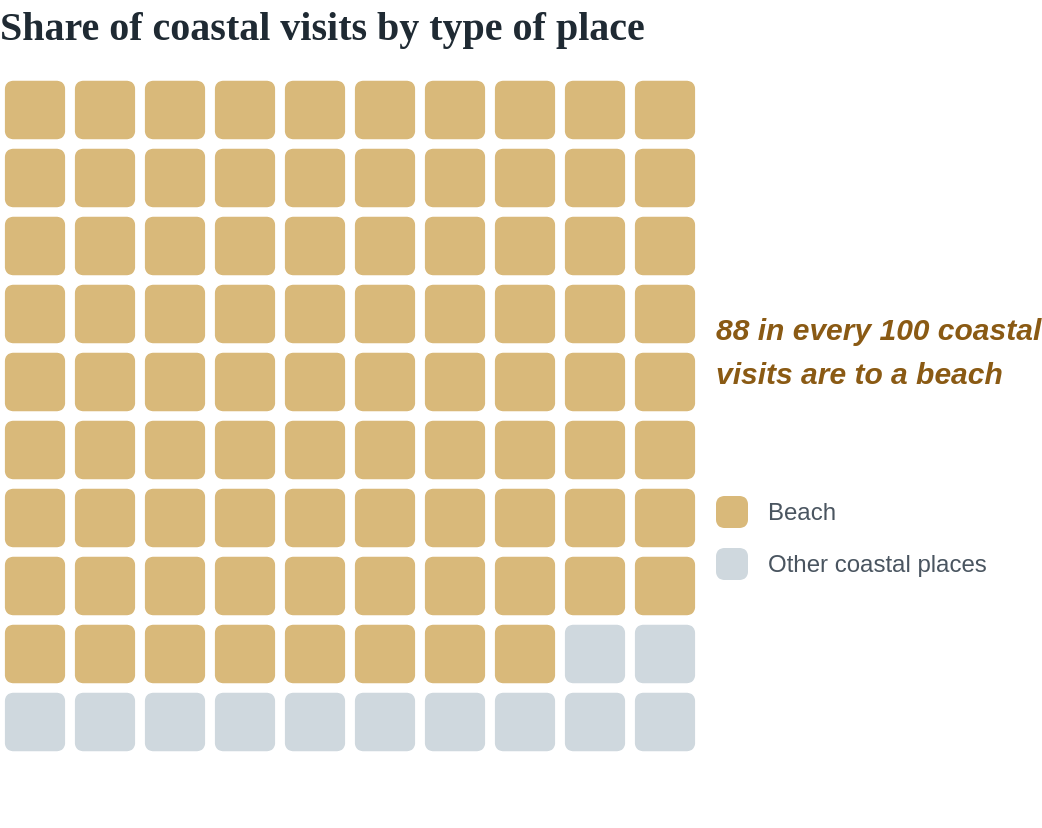

The Vega-Lite source for this figure:
### Vega-Lite specification from a JSON file in a GitHub repository (floating-point values rounded to 4 significant figures)
{"$schema": "https://vega.github.io/schema/vega-lite/v5.json", "title": {"text": "Share of coastal visits by type of place", "anchor": "start", "font": "Fraunces", "fontSize": 20, "fontWeight": 600, "color": "#1f2a33", "offset": 14}, "background": null, "padding": {"left": 0, "right": 0, "top": 4, "bottom": 4}, "spacing": 8, "hconcat": [{"width": 350, "height": 340, "data": {"sequence": {"start": 0, "stop": 100, "as": "i"}}, "transform": [{"calculate": "datum.i % 10", "as": "col"}, {"calculate": "floor(datum.i / 10)", "as": "row"}, {"calculate": "datum.i < 88 ? 'Beach' : 'Other coastal places'", "as": "type"}], "mark": {"type": "rect", "cornerRadius": 4}, "encoding": {"x": {"field": "col", "type": "ordinal", "axis": null, "scale": {"paddingInner": 0.14, "paddingOuter": 0.07}}, "y": {"field": "row", "type": "ordinal", "axis": null, "scale": {"paddingInner": 0.14, "paddingOuter": 0.07}}, "color": {"field": "type", "type": "nominal", "scale": {"domain": ["Beach", "Other coastal places"], "range": ["#d9b97a", "#cfd8de"]}, "legend": null}, "tooltip": [{"field": "type", "title": "Visit type"}]}}, {"width": 136, "height": 372, "layer": [{"data": {"values": [{"k": 1}]}, "mark": {"type": "text", "align": "left", "baseline": "top", "lineBreak": "|", "lineHeight": 22, "fontSize": 15, "fontWeight": 700, "fontStyle": "italic", "color": "#8a5a14"}, "encoding": {"x": {"value": 0}, "y": {"value": 120}, "text": {"value": "88 in every 100 coastal|visits are to a beach"}}}, {"data": {"values": [{"k": 1}]}, "mark": {"type": "bar", "cornerRadius": 4, "color": "#d9b97a"}, "encoding": {"x": {"value": 0}, "x2": {"value": 16}, "y": {"value": 210}, "y2": {"value": 226}}}, {"data": {"values": [{"k": 1}]}, "mark": {"type": "text", "align": "left", "baseline": "middle", "fontSize": 12, "color": "#4a5560"}, "encoding": {"x": {"value": 26}, "y": {"value": 218}, "text": {"value": "Beach"}}}, {"data": {"values": [{"k": 1}]}, "mark": {"type": "bar", "cornerRadius": 4, "color": "#cfd8de"}, "encoding": {"x": {"value": 0}, "x2": {"value": 16}, "y": {"value": 236}, "y2": {"value": 252}}}, {"data": {"values": [{"k": 1}]}, "mark": {"type": "text", "align": "left", "baseline": "middle", "fontSize": 12, "color": "#4a5560"}, "encoding": {"x": {"value": 26}, "y": {"value": 244}, "text": {"value": "Other coastal places"}}}]}], "config": {"view": {"stroke": null}}}
